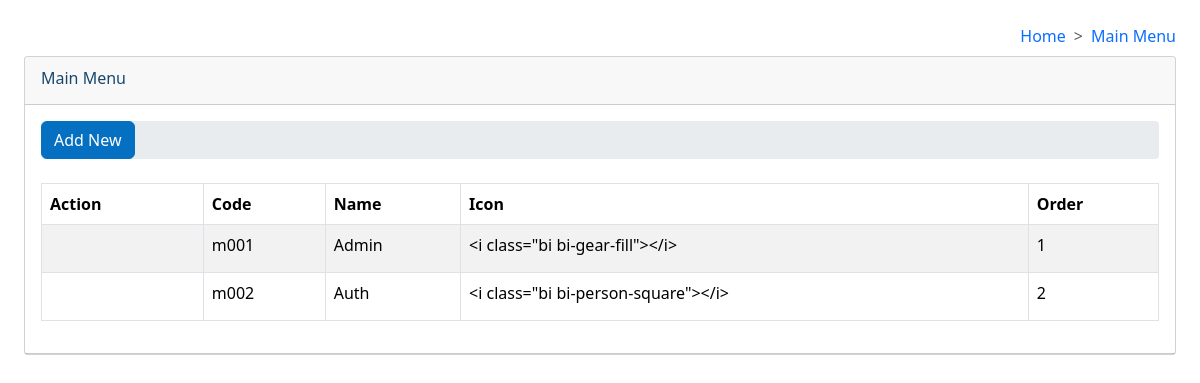
Page /admin/menu/index (signed in) on the committed database.
### app/models/admin/menu.py (models this page shows, shortened)
class Menu(db.Model):
    __tablename__ = 'admin_menu'
    id = db.Column(db.Integer, primary_key = True)
    code = db.Column(db.String(50),unique = True, nullable=False)
    name = db.Column(db.String(100),unique = True, nullable =False)
    icon = db.Column(db.String(100), nullable = False)
    order = db.Column(db.Integer, nullable = False)
    created_at = db.Column(db.DateTime, default=datetime.now(timezone.utc))
    updated_at = db.Column(db.DateTime, default=datetime.now(timezone.utc), onupdate=datetime.now(timezone.utc))

### app/blueprints/admin/menu/routes.py (the view)
@menu_bp.route('/index')
@login_required
def index():
    breadcrumb = [
        {"label":"Home", "url": "#"},
        {"label":"Main Menu","url":url_for(request.endpoint)}
    ]
    msg = []
    data  = db.session.query(Menu).with_entities(Menu.id,Menu.code, Menu.name, Menu.icon, Menu.order).all()
    return render_template("menu_index.html",data = data, msg=msg, breadcrumb=breadcrumb)

### app/utils/login.py (called while the page is built)
@login_manager.user_loader
def load_user(user_id):
    return User.query.get(int(user_id))

### app/blueprints/admin/menu/templates/menu_index.html (shortened to what this page needs)
{% extends "layout/admin/form_layout.html" %}
{% import "macros/controls.html" as con %}
{% import "macros/forms.html" as frm %}
{% block vendor_css %}
    <link rel="stylesheet" href="{{ url_for('static', filename='vendors/datatables/datatables.min.css') }}" id="datatables">
{% endblock %}
{% block breadcrumb %}
    {{ frm.breadcrumb(breadcrumb) }}
{% endblock %}
{% block form_title %}
    {{ frm.form_title("Main Menu") }}
{% endblock %}
{% block form_body %}
    <div class="d-flex justify-content-between bg-body-secondary rounded-1 mb-4">
        <a href="{{ url_for('admin_bp.menu_bp.form', id = 0) }}" class="btn btn-secondary">Add New</a>
    </div>
    <table id="tblData" class="table table-bordered border table-hover table-striped nowrap border-1" style="width:100%">
        <thead>
            <tr>
                <th class="dt-head-center">Action</th>
                <th class="dt-head-center">Code</th>
                <th>Name</th>
                <th>Icon</th>
                <th>Order</th>
            </tr>
        </thead>
        <tbody>
            {% for row in data %}
            <tr>
                <td class="dt-body-center">
                    <a class="btn btn-sm" href="{{ url_for('admin_bp.menu_bp.form', id = row['id']) }}">
                        <i class="bi bi-pencil-square"></i>
                    </a>
                    <a class="btn btn-sm" href="{{ url_for('admin_bp.menu_bp.detail', id = row['id']) }}">
                        <i class="bi bi-info-square"></i>
                    </a>
                </td>
                <td>{{ row['code'] }}
                <td>{{ row['name'] }}</td>
                <td>{{ row['icon'] }}</td>
                <td>{{ row['order'] }}</td>
            </tr>
            {% endfor %}
        </tbody>
    </table>
{% endblock %}

### app/templates/layout/admin/form_layout.html (shortened to what this page needs)
{% import "macros/layout.html" as layout %}
<!DOCTYPE html>
<html lang="en">
    <head>
        {{ layout.common_css() }}
        {%block vendor_css%}
        {%endblock%}
    </head>
    <body class="d-flex flex-column min-vh-100 p-4">
        <div class="d-flex flex-row-reverse pb-2">
            {% block breadcrumb %}
            {% endblock %}
        </div>
        <div class="row">
            <div class="col-md-12">
                <div class="card rounded-1">
                    <div class="card-header d-flex justify-content-between">
                        {% block form_title %}
                        {% endblock %}
                    </div>
                    <div class="card-body d-flex flex-column p-3">
                        {% block form_body %}
                        {% endblock %}
                    </div>
                    <div class="card-footer m-0 p-0">
                    </div>
                </div>
            </div>
        </div>
    </body>
</html>

### app/templates/macros/forms.html (shortened to what this page needs)
{% macro breadcrumb(items) -%}
    <nav style="--bs-breadcrumb-divider: '>';" aria-label="breadcrumb">
        <ol class="breadcrumb m-0">
            {% for item in items %}
                {% if loop.last %}
                    <li class="breadcrumb-item active" aria-current="page">
                        <a href="{{ item.url }}" class="text-decoration-none" >{{ item.label }}</a>
                    </li>
                {% else %}
                    <li class="breadcrumb-item">
                        <a href="{{ item.url }}" class="text-decoration-none" >{{ item.label }}</a>
                    </li>
                {% endif %}
            {% endfor %}
        </ol>
    </nav>
{%- endmacro %}
{% macro form_title(title) -%}
<h6 class="card-title text-primary pt-1">
    {{title}}
</h6>
{%- endmacro %}

### app/templates/macros/layout.html (shortened to what this page needs)
{% macro common_css() -%}
    <link rel="stylesheet" href="{{ url_for('static', filename='vendors/bootstrap/bootstrap-icons/font/bootstrap-icons.min.css') }}" id="bsicon">
    <link rel="stylesheet" href="{{ url_for('static', filename='vendors/bootstrap/css/bootstrap.min.css') }}" id="bscss">
    <link rel="stylesheet" href="{{ url_for('static', filename='app/css/styles.css') }}" id="appcss">
{%- endmacro %}

### app/static/app/css/styles.css (style rules this page uses)
:root { --bs-primary: #16486d; --bs-primary-hover:#226fa9; --bs-secondary: #056fc1; --bs-secondary-hover:#39a0ee; }
.btn-secondary { --bs-btn-bg: var(--bs-secondary) !important; --bs-btn-border-color:var(--bs-secondary) !important; --bs-btn-hover-bg:var(--bs-primary-hover) !important; --bs-btn-active-bg: var(--bs-secondary) !important; }
.text-primary { color:var(--bs-primary) !important; }

### rows in the picture
Menu: code "m001", name "Admin", icon "<i class=\"bi bi-gear-fill\"></i>", order "1"
Menu: code "m002", name "Auth", icon "<i class=\"bi bi-person-square\"></i>", order "2"

### other values in the picture
{{ item.label }} "Home"
{{ item.label }} "Main Menu"
{{ title }} "Main Menu"
